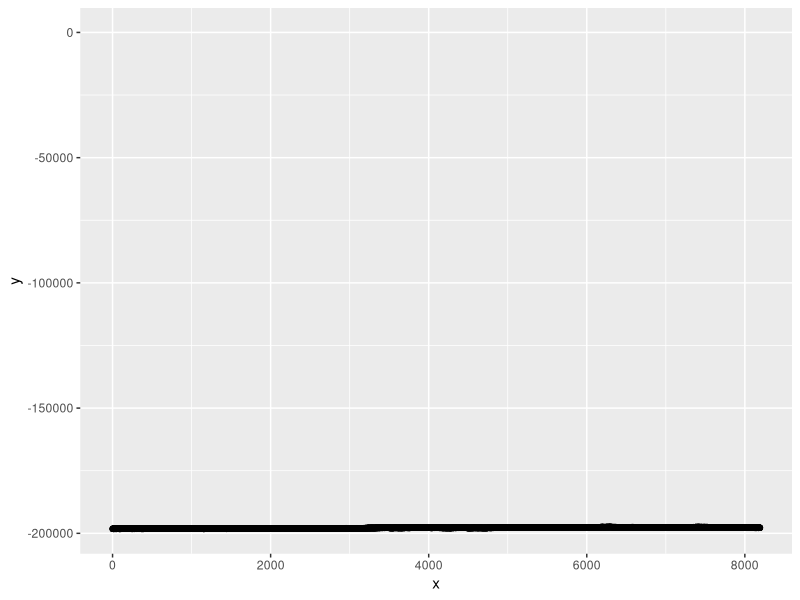

This figure's R source:
library(ggplot2)

setwd(dirname(rstudioapi::getActiveDocumentContext()$path))

data <- read.table("metropolis.txt")
data <- data.frame(x = seq(1, nrow(data), 1), y = data$V1)

ggplot(data, aes(x = x, y = y)) +
  geom_point() +
  scale_y_continuous(limits = c(min(data$y), 0))
